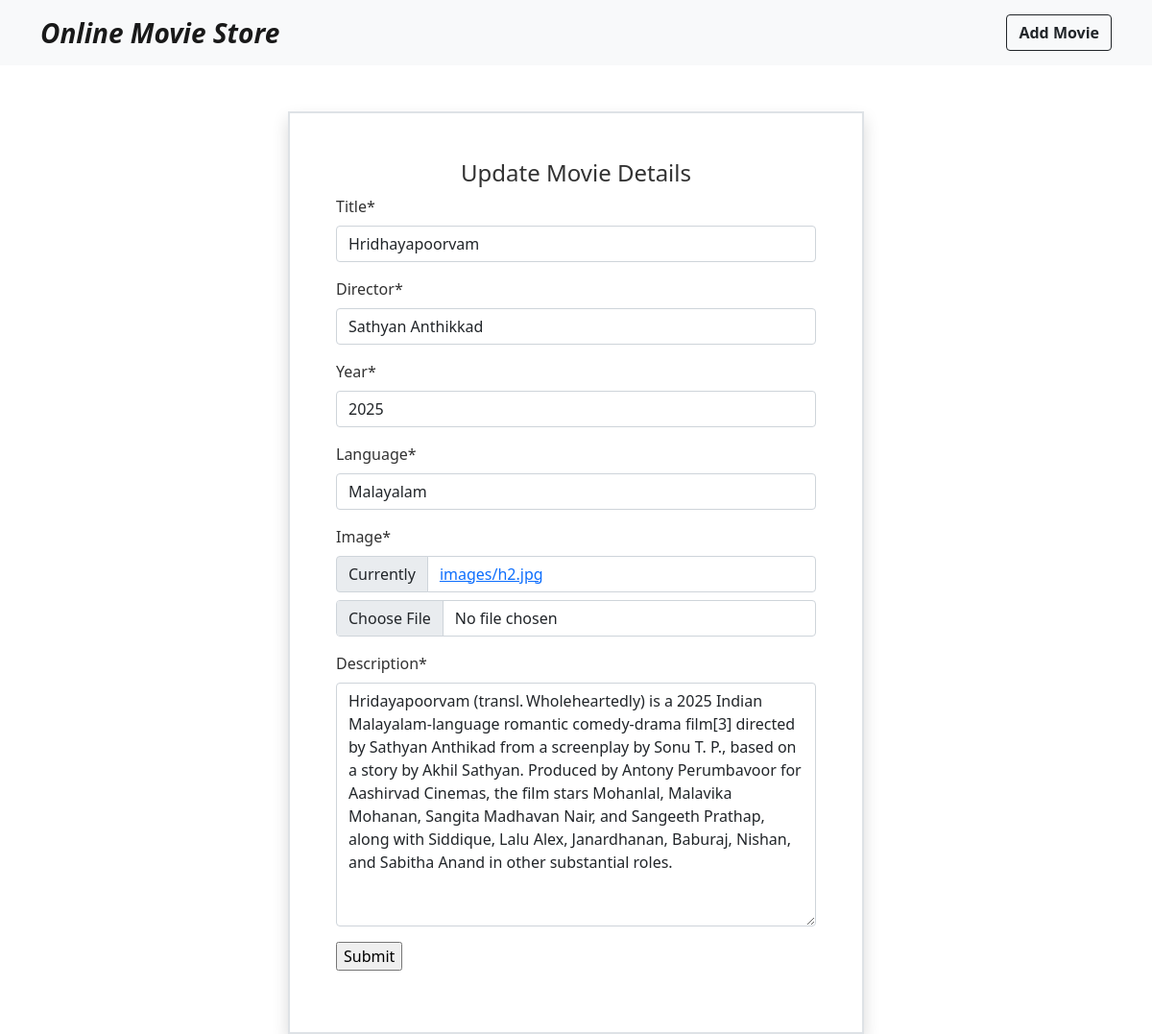
Page /update/5 on the committed database.
### movieapp/models.py (models this page shows)
class Movie(models.Model):
    title = models.CharField(max_length=30)
    director = models.CharField(max_length=30)
    year = models.IntegerField()
    language = models.CharField(max_length=30)
    image = models.ImageField(upload_to="images")
    description = models.TextField()

### movieapp/views.py (the view, shortened to what this page needs)
# urls.py: path('update/<int:i>', views.UpdateView.as_view(), name='update'),
class UpdateView(View):
    def get(self,request,i):
        m=Movie.objects.get(id=i)
        form_instance=MovieForm(instance=m)
        context = {'form':form_instance}
        return render(request, 'updatemovie.html', context)

### movieapp/forms.py
class MovieForm(forms.ModelForm):
    class Meta:
        model = Movie
        fields ="__all__"

### movieapp/templates/updatemovie.html (shortened to what this page needs)
{% extends 'base.html' %}
{% load crispy_forms_tags %}
{% block content %}
<div class="container w-50 p-5 border border-2 shadow mt-5">
<h4 class="text-center">Update Movie Details</h4>
<form method="post" enctype="multipart/form-data">
    {{form|crispy}}
    <div class="mb-3">
        <input type="submit">
    </div>
</form>
</div>
{% endblock %}

### movieapp/static/css/style.css (style rules this page uses)
body { background-color:secondary; color:#323232; }

### rows in the picture
Movie: title "Hridhayapoorvam", director "Sathyan Anthikkad", year "2025", language "Malayalam", description "Hridayapoorvam (transl. Wholeheartedly) is a 2025 Indian Malayalam-language romantic comedy-drama film[3] directed by Sathyan Anthikad from a screenplay by Sonu T. P., based on a story by Akhil Sathyan. Produced by Antony Perumbavoor for Aashirvad Cinemas, the film stars Mohanlal, Malavika Mohanan, Sangita Madhavan Nair, and Sangeeth Prathap, along with Siddique, Lalu Alex, Janardhanan, Baburaj, Nishan, and Sabitha Anand in other substantial roles."
